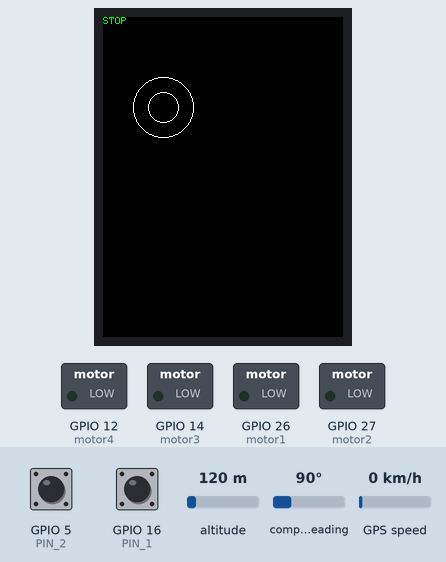
Recording of a sketch running on a simulated ESP32. On the bench: 240×320 colour display, switched loads named in the sketch (green lamp = pin HIGH). Inputs (shaded band) come from the test bench; at power-on: GPIO 5 (PIN_2) HIGH, GPIO 16 (PIN_1) HIGH, altitude 120 m, compass heading 90°, GPS speed 0 km/h. WiFi joins after 1.5 s; servers stay silent unless stated; uploads are accepted with an empty reply; the GPS gets a fix after 3 s at 37.7749, -122.4194 with 8 satellites; what the sketch prints to the serial monitor is not drawn.

Above: at 4.8 s.

The sketch:

makemit.ino
```cpp
#include <TinyGPS++.h>
#include <WiFi.h> //Connect to WiFi Network
#include <TFT_eSPI.h> // Graphics and font library for ST7735 driver chip
#include <SPI.h> //Used in support of TFT Display
#include <string.h>  //used for some string handling and processing.

TFT_eSPI tft = TFT_eSPI();  // Invoke library, pins defined in User_Setup.h

#define STOP 0
#define FORWARD 1
#define BACKWARD 2
#define LEFT 3
#define RIGHT 4
char network[] = "MIT GUEST";  //SSID for 6.08 Lab
char password[] = ""; //Password for 6.08 Lab
char output[50] = "";
const uint8_t LOOP_PERIOD = 10; //milliseconds
uint32_t primary_timer = 0;
uint32_t posting_timer = 0;
//float x, y, z; //variables for grabbing x,y,and z values

const char USER[] = "moises";

int smallBall = 15;
int bigBall = 30;
int offSet = 15;
//Some constants and some resources:
const int RESPONSE_TIMEOUT = 6000; //ms to wait for response from host

const uint16_t IN_BUFFER_SIZE = 1000; //size of buffer to hold HTTP request
const uint16_t OUT_BUFFER_SIZE = 1000; //size of buffer to hold HTTP response
char request_buffer[IN_BUFFER_SIZE]; //char array buffer to hold HTTP request
char response_buffer[OUT_BUFFER_SIZE]; //char array buffer to hold HTTP response
int command = 0;

const uint8_t PIN_1 = 16; //button 1
const uint8_t PIN_2 = 5; //button 2
const uint8_t motor1 = 26; //button 2
const uint8_t motor2 = 27; //button 2
const uint8_t motor3 = 14; //button 2
const uint8_t motor4 = 12; //button 2
HardwareSerial gps_serial(2);
TinyGPSPlus gps;

uint8_t old_val1; //for button edge detection!
uint8_t old_val2;
uint32_t timer;

int x = 60;
int y = 90;

void setup() {
  Serial.begin(115200);
  gps_serial.begin(9600, SERIAL_8N1, 32, 33);
  tft.init();  //init screen
  tft.setRotation(2); //adjust rotation
  tft.setTextSize(1); //default font size
  tft.fillScreen(TFT_BLACK); //fill background
  tft.setTextColor(TFT_GREEN, TFT_BLACK); //set color of font to green foreground, black background
  Serial.begin(115200); //begin serial comms
  delay(100); //wait a bit (100 ms)
  pinMode(PIN_1, INPUT_PULLUP);
  pinMode(PIN_2, INPUT_PULLUP);
  pinMode(motor1, OUTPUT);
  pinMode(motor2, OUTPUT);
  pinMode(motor3, OUTPUT);
  pinMode(motor4, OUTPUT);
  WiFi.begin(network, password); //attempt to connect to wifi
  uint8_t count = 0; //count used for Wifi check times
  Serial.print("Attempting to connect to ");
  Serial.println(network);
  while (WiFi.status() != WL_CONNECTED && count < 12) {
    delay(500);
    Serial.print(".");
    count++;
  }
  delay(2000);
  if (WiFi.isConnected()) { //if we connected then print our IP, Mac, and SSID we're on
    Serial.println("CONNECTED!");
    Serial.println(WiFi.localIP().toString() + " (" + WiFi.macAddress() + ") (" + WiFi.SSID() + ")");
    delay(500);
  } else { //if we failed to connect just Try again.
    Serial.println("Failed to Connect :/  Going to restart");
    Serial.println(WiFi.status());
    ESP.restart(); // restart the ESP (proper way)
  }
  timer = millis();
  old_val1 = digitalRead(PIN_1);
  old_val2 = digitalRead(PIN_2);
}

void loop() {
  if (gps_serial.available()) {
    while (gps_serial.available())
      gps.encode(gps_serial.read());      // Check GPS
  }
  uint8_t val1 = digitalRead(PIN_1);
  uint8_t val2 = digitalRead(PIN_2);


  Serial.println("GOOD DATA");
  char body[200]; //for body;
  sprintf(body, "user=%s", "moises"); //generate body, posting to User, 1 step
  int body_len = strlen(body); //calculate body length (for header reporting)
  sprintf(request_buffer, "GET http://608dev.net/sandbox/sc/eavina/makemit/req.py?%s HTTP/1.1\r\n", body);
  strcat(request_buffer, "Host: 608dev.net\r\n");
  strcat(request_buffer, "Content-Type: application/x-www-form-urlencoded\r\n");
  sprintf(request_buffer + strlen(request_buffer), "Content-Length: %d\r\n", body_len); //append string formatted to end of request buffer
  strcat(request_buffer, "\r\n"); //new line from header to body
  strcat(request_buffer, body); //body
  strcat(request_buffer, "\r\n"); //header
  Serial.println(request_buffer);
  do_http_request("608dev.net", request_buffer, response_buffer, OUT_BUFFER_SIZE, RESPONSE_TIMEOUT, true);
  tft.fillScreen(TFT_BLACK); //fill background
  tft.setCursor(2, 2, 1); // set the cursor
  //  tft.drawString(response_buffer,0,0,1); //print the result
  Serial.println(response_buffer);

  command = atoi(response_buffer);


  switch (command)
  {
    case STOP:

      sprintf(output, "STOP");
      tft.drawString("STOP", 0, 0, 1);
      tft.drawCircle(x, y, bigBall, TFT_WHITE);
      tft.drawCircle(x, y, smallBall, TFT_WHITE);
      digitalWrite(motor1, LOW);
      digitalWrite(motor2, LOW);
      delay(2000);
      digitalWrite(motor1, LOW);
      digitalWrite(motor2, LOW);

      tft.drawString(output, 0, 0, 0);


      break;
    case FORWARD:
      sprintf(output, "FORWARD");

      tft.drawString(output, 0, 0, 1);
      tft.drawCircle(x, y, bigBall, TFT_BLACK);
      tft.drawCircle(x, y, smallBall, TFT_BLACK);
//      y += 10;
      tft.drawCircle(x, y, bigBall, TFT_WHITE);
      tft.drawCircle(x, y+offSet, smallBall, TFT_WHITE);
      digitalWrite(motor1, HIGH);
      digitalWrite(motor2, HIGH);
      delay(2000);
      digitalWrite(motor1, LOW);
      digitalWrite(motor2, LOW);
      tft.drawString(output, 0, 0, 0);


      break;
    case BACKWARD:
      sprintf(output, "BACKWARD");
      tft.drawString(output, 0, 0, 1);
      tft.drawCircle(x, y, bigBall, TFT_BLACK);
      tft.drawCircle(x, y, smallBall, TFT_BLACK);
//      y -= 10;
      tft.drawCircle(x, y, bigBall, TFT_WHITE);
      tft.drawCircle(x, y-offSet, smallBall, TFT_WHITE);
      digitalWrite(motor1, LOW);
      digitalWrite(motor2, HIGH);
      delay(4000);
      digitalWrite(motor1, LOW);
      digitalWrite(motor2, LOW);

      digitalWrite(motor1, HIGH );
      digitalWrite(motor2, HIGH);
      delay(2000);
      digitalWrite(motor1, LOW);
      digitalWrite(motor2, LOW);
      tft.drawString(output, 0, 0, 0);

      break;
    case LEFT:
      sprintf(output, "LEFT");
      tft.drawString(output, 0, 0, 1);
      tft.drawCircle(x, y, bigBall, TFT_BLACK);
      tft.drawCircle(x, y, smallBall, TFT_BLACK);
//      x += 10;
      tft.drawCircle(x, y, bigBall, TFT_WHITE);
      tft.drawCircle(x+offSet, y, smallBall, TFT_WHITE);
      digitalWrite(motor1, LOW);
      digitalWrite(motor2, HIGH);
      delay(2000);
      digitalWrite(motor1, LOW);
      digitalWrite(motor2, LOW);
      tft.drawString(output, 0, 0, 0);
      break;
    case RIGHT:
      sprintf(output, "RIGHT");
      tft.drawString(output, 0, 0, 1);
      tft.drawCircle(x, y, bigBall, TFT_BLACK);
      tft.drawCircle(x, y, smallBall, TFT_BLACK);
//      x -= 10;
      tft.drawCircle(x, y, bigBall, TFT_WHITE);
      tft.drawCircle(x-offSet, y, smallBall, TFT_WHITE);
      digitalWrite(motor1, HIGH);
      digitalWrite(motor2, LOW);
      delay(2000);
      digitalWrite(motor1, LOW);
      digitalWrite(motor2, LOW);
      tft.drawString(output, 0, 0, 0);
      break;
  }


  old_val1 = val1; //remember for next time!
  old_val2 = val2;
  while (millis() - timer < LOOP_PERIOD);
  timer = millis();
}
```

support_functions.ino
```cpp
/*----------------------------------
 * char_append Function:
 * Arguments:
 *    char* buff: pointer to character array which we will append a
 *    char c:
 *    uint16_t buff_size: size of buffer buff
 *
 * Return value:
 *    boolean: True if character appended, False if not appended (indicating buffer full)
 */
uint8_t char_append(char* buff, char c, uint16_t buff_size) {
        int len = strlen(buff);
        if (len>buff_size) return false;
        buff[len] = c;
        buff[len+1] = '\0';
        return true;
}

/*----------------------------------
 * do_http_request Function:
 * Arguments:
 *    char* host: null-terminated char-array containing host to connect to
 *    char* request: null-terminated char-arry containing properly formatted HTTP request
 *    char* response: char-array used as output for function to contain response
 *    uint16_t response_size: size of response buffer (in bytes)
 *    uint16_t response_timeout: duration we'll wait (in ms) for a response from server
 *    uint8_t serial: used for printing debug information to terminal (true prints, false doesn't)
 * Return value:
 *    void (none)
 */
void do_http_request(char* host, char* request, char* response, uint16_t response_size, uint16_t response_timeout, uint8_t serial){
  WiFiClient client; //instantiate a client object
  if (client.connect(host, 80)) { //try to connect to host on port 80
    if (serial) Serial.print(request);//Can do one-line if statements in C without curly braces
    client.print(request);
    memset(response, 0, response_size); //Null out (0 is the value of the null terminator '\0') entire buffer
    uint32_t count = millis();
    while (client.connected()) { //while we remain connected read out data coming back
      client.readBytesUntil('\n',response,response_size);
      if (serial) Serial.println(response);
      if (strcmp(response,"\r")==0) { //found a blank line!
        break;
      }
      memset(response, 0, response_size);
      if (millis()-count>response_timeout) break;
    }
    memset(response, 0, response_size);
    count = millis();
    while (client.available()) { //read out remaining text (body of response)
      char_append(response,client.read(),OUT_BUFFER_SIZE);
    }
    if (serial) Serial.println(response);
    client.stop();
    if (serial) Serial.println("-----------");
  }else{
    if (serial) Serial.println("connection failed :/");
    if (serial) Serial.println("wait 0.5 sec...");
    client.stop();
  }
}
```
